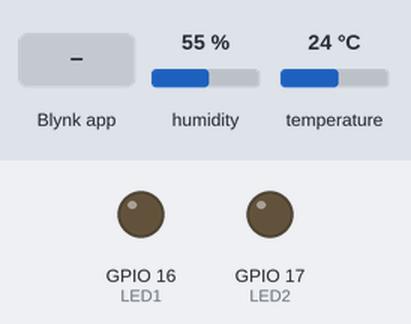
This sketch was run on a simulated ESP32. Shown: output pins drawn as LEDs (lit = HIGH). Inputs (shaded band) come from the test bench; at power-on: humidity 55 %, temperature 24 °C. WiFi joins after 1.5 s; servers stay silent unless stated.

Above: at 3.0 s.
3.1 s: Blynk app writes 1 to V2
At 4.0 s:
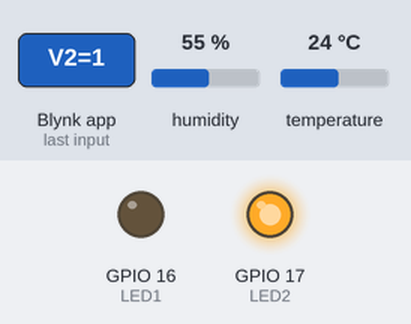
4.6 s: Blynk app writes 1 to V5
At 5.1 s:
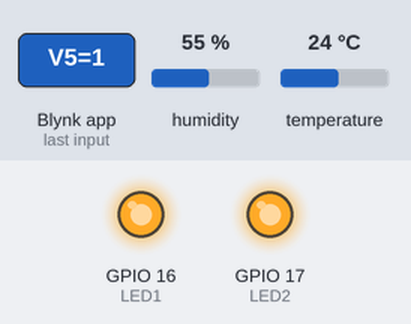
6.1 s: Blynk app writes 0 to V2
At 7.3 s:
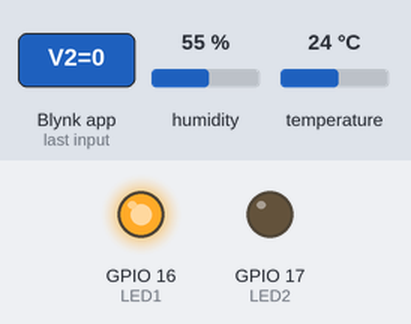
7.6 s: Blynk app writes 200 to V2
At 8.6 s:
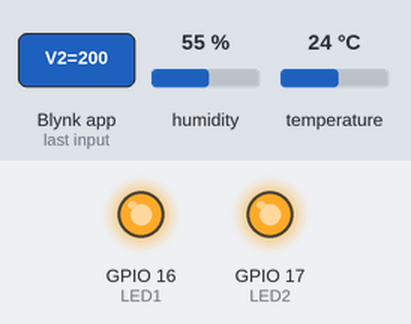
9.1 s: Blynk app writes 0 to V5
At 9.7 s:
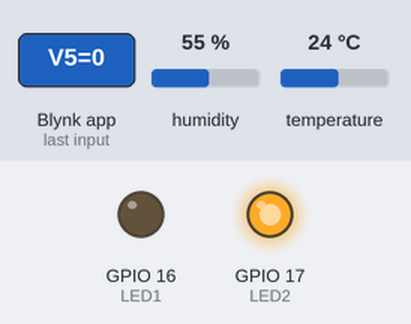
Timing chart, 0 to 11.6 s (numbered marks = the images above; inputs shaded):
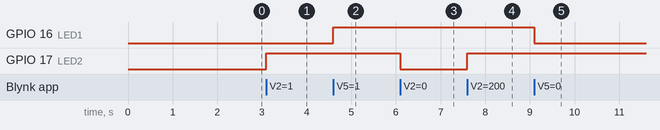

The sketch:

bylink-led-dht.ino
```cpp
/*************************************************************

  This is a simple demo of sending and receiving some data.
  Be sure to check out other examples!
 *************************************************************/

/* Fill-in information from Blynk Device Info here */
#define BLYNK_TEMPLATE_ID           "TMPL6tt9OvTEQ"
#define BLYNK_TEMPLATE_NAME         "Quickstart Template"
#define BLYNK_AUTH_TOKEN            "ki72LvNmqdZ367gqzpmo0wEdHJcYGWyP"

/* Comment this out to disable prints and save space */
#define BLYNK_PRINT Serial


#include <WiFi.h>
#include <WiFiClient.h>
#include <BlynkSimpleEsp32.h>
#include <DHT.h>
#define DHTPIN 26
#define DHTTYPE DHT22  //DHT11, DHT22 type of Sensor
// Your WiFi credentials.
// Set password to "" for open networks.
char ssid[] = "SetzeroDev-2.4G";
char pass[] = "51552105315";
const int LED1 = 16;
const int LED2 = 17;

DHT dht(DHTPIN, DHTTYPE);
BlynkTimer timer;

// This function is called every time the Virtual Pin 0 state changes
BLYNK_WRITE(V2)
{
  // Set incoming value from pin V0 to a variable
  int value = param.asInt();

  // Update state
  Blynk.virtualWrite(V2, value);
  digitalWrite(LED2,value);
}

BLYNK_WRITE(V5)
{
  // Set incoming value from pin V0 to a variable
  int value = param.asInt();

  // Update state
  Blynk.virtualWrite(V4, value);
  digitalWrite(LED1,value);
}

// This function is called every time the device is connected to the Blynk.Cloud
BLYNK_CONNECTED()
{
  // Change Web Link Button message to "Congratulations!"
  Blynk.setProperty(V3, "offImageUrl", "https://static-image.nyc3.cdn.digitaloceanspaces.com/general/fte/congratulations.png");
  Blynk.setProperty(V3, "onImageUrl",  "https://static-image.nyc3.cdn.digitaloceanspaces.com/general/fte/congratulations_pressed.png");
  Blynk.setProperty(V3, "url", "https://docs.blynk.io/en/getting-started/what-do-i-need-to-blynk/how-quickstart-device-was-made");
}

// This function sends Arduino's uptime every second to Virtual Pin 2.
void myTimerEvent()
{
  // You can send any value at any time.
  // Please don't send more that 10 values per second.
   float h = dht.readHumidity();
  float t = dht.readTemperature();
  Blynk.virtualWrite(V0,t);
  Blynk.virtualWrite(V3,h);
}

void setup()
{
  pinMode(LED1,OUTPUT);
  pinMode(LED2,OUTPUT);
  // Debug console
  Serial.begin(115200);

  Blynk.begin(BLYNK_AUTH_TOKEN, ssid, pass);
  // You can also specify server:
  //Blynk.begin(BLYNK_AUTH_TOKEN, ssid, pass, "blynk.cloud", 80);
  //Blynk.begin(BLYNK_AUTH_TOKEN, ssid, pass, IPAddress(192,168,1,100), 8080);

  // Setup a function to be called every second
  timer.setInterval(1000L, myTimerEvent);
   dht.begin();
}

void loop()
{
  Blynk.run();
  timer.run();
  // You can inject your own code or combine it with other sketches.
  // Check other examples on how to communicate with Blynk. Remember
  // to avoid delay() function!
}
```

Measured:
- after the input at 3.1 s, GPIO 17 (LED2): LOW → HIGH at once
- after the input at 4.6 s, GPIO 16 (LED1): LOW → HIGH at once
- after the input at 6.1 s, GPIO 17 (LED2): HIGH → LOW at once
- after the input at 7.6 s, GPIO 17 (LED2): LOW → HIGH at once
- after the input at 9.1 s, GPIO 16 (LED1): HIGH → LOW at once
